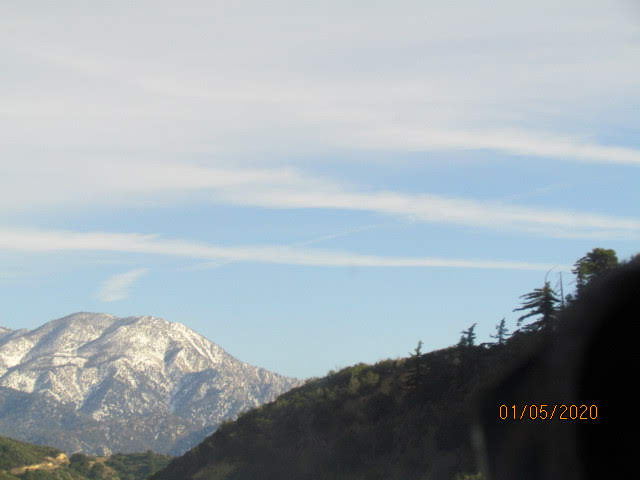
#> input picture media/landscape.jpg, 640 x 480 px, found by its file name
$ python test_opencv.py
#> lines starting #> are read from the running program, lines starting #| are printed output that depends on the picture
import numpy as np
import cv2 as cv
from matplotlib import pyplot as plt

# Load a color image in grayscale
img = cv.imread('./media/landscape.jpg', -1)
#> img is the input picture: shape (480, 640, 3); mean B, G, R 173.7, 167.1, 157.2
# print(img)
b, g, r = cv.split(img)
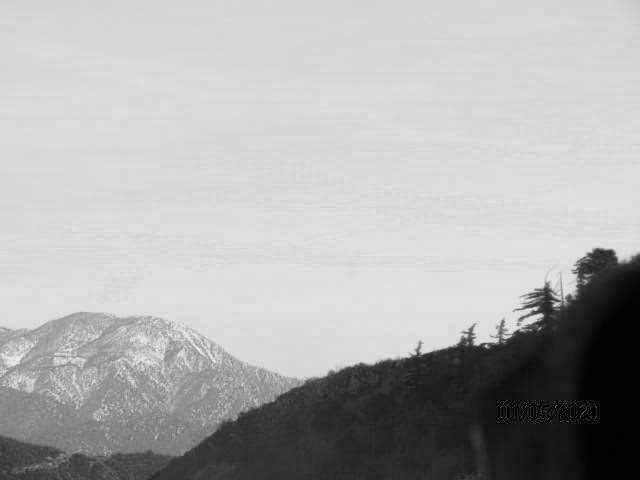
#> b: shape (480, 640); min 0, max 243, mean 173.7
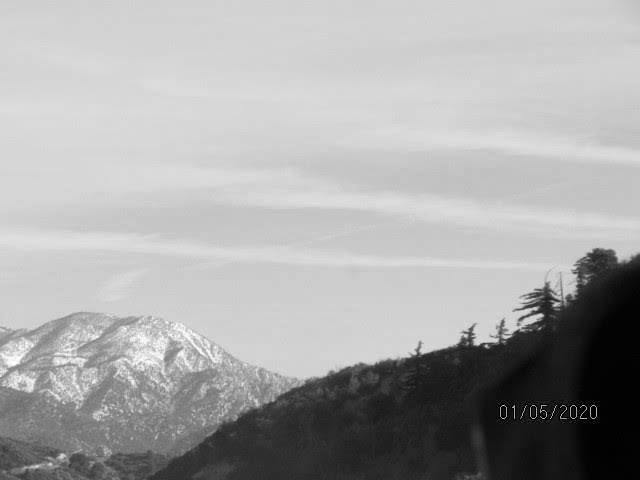
#> g: shape (480, 640); min 0, max 255, mean 167.1
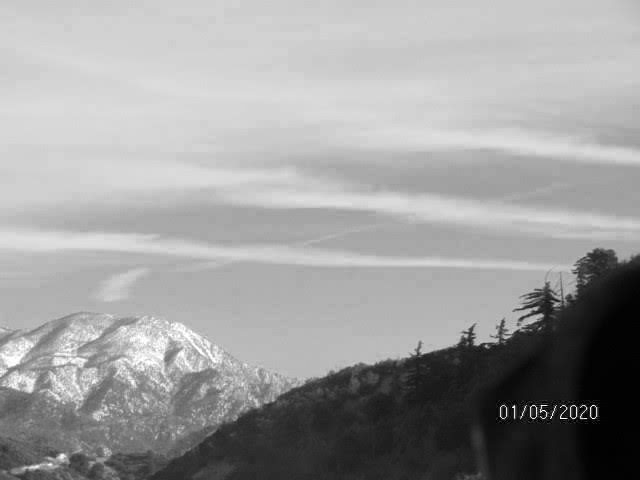
#> r: shape (480, 640); min 0, max 255, mean 157.2
img2 = cv.merge([r, g, b])

plt.subplot(121)
plt.imshow(img)  # expects distorted color
plt.subplot(122)
plt.imshow(img2)  # expect true color
plt.show()
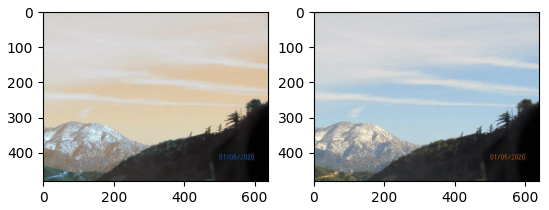
#> figure drawn by matplotlib, 2 panels; B, G, R data is drawn as R, G, B
'''
plt.imshow(img, cmap='gray', interpolation='bicubic')
plt.xticks([]), plt.yticks([])  # to hide tick values on X and Y axis
plt.show()
'''

#cv.imwrite('test.png', img)
'''
cv.namedWindow('image', cv.WINDOW_NORMAL)
cv.imshow('image', img)
cv.waitKey(0)
cv.destroyAllWindows()
'''
